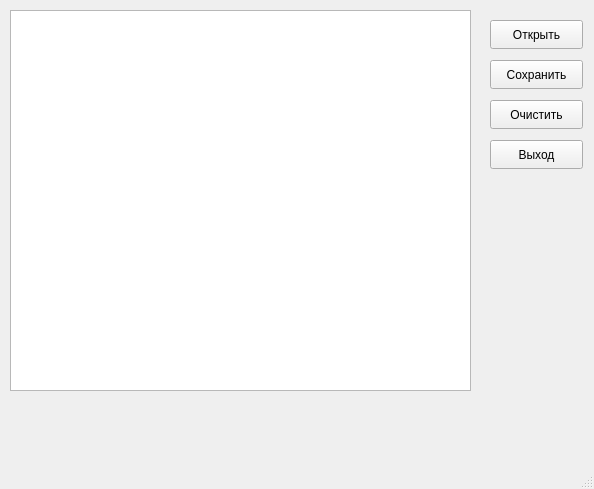
<?xml version="1.0" encoding="UTF-8"?>
<ui version="4.0">
 <class>MainWindow</class>
 <widget class="QMainWindow" name="MainWindow">
  <property name="geometry">
   <rect>
    <x>0</x>
    <y>0</y>
    <width>594</width>
    <height>489</height>
   </rect>
  </property>
  <property name="windowTitle">
   <string>MainWindow</string>
  </property>
  <widget class="QWidget" name="centralwidget">
   <widget class="QPushButton" name="open_text">
    <property name="geometry">
     <rect>
      <x>490</x>
      <y>20</y>
      <width>93</width>
      <height>29</height>
     </rect>
    </property>
    <property name="text">
     <string>Открыть</string>
    </property>
   </widget>
   <widget class="QPushButton" name="save_text">
    <property name="geometry">
     <rect>
      <x>490</x>
      <y>60</y>
      <width>93</width>
      <height>29</height>
     </rect>
    </property>
    <property name="text">
     <string>Сохранить</string>
    </property>
   </widget>
   <widget class="QPushButton" name="clear_text">
    <property name="geometry">
     <rect>
      <x>490</x>
      <y>100</y>
      <width>93</width>
      <height>29</height>
     </rect>
    </property>
    <property name="text">
     <string>Очистить</string>
    </property>
   </widget>
   <widget class="QPushButton" name="exit_text">
    <property name="geometry">
     <rect>
      <x>490</x>
      <y>140</y>
      <width>93</width>
      <height>29</height>
     </rect>
    </property>
    <property name="text">
     <string>Выход</string>
    </property>
   </widget>
   <widget class="QLabel" name="label">
    <property name="geometry">
     <rect>
      <x>10</x>
      <y>410</y>
      <width>571</width>
      <height>20</height>
     </rect>
    </property>
    <property name="text">
     <string/>
    </property>
   </widget>
   <widget class="QTextEdit" name="textEdit">
    <property name="geometry">
     <rect>
      <x>10</x>
      <y>10</y>
      <width>461</width>
      <height>381</height>
     </rect>
    </property>
   </widget>
   <widget class="QLabel" name="label_2">
    <property name="geometry">
     <rect>
      <x>500</x>
      <y>210</y>
      <width>71</width>
      <height>61</height>
     </rect>
    </property>
    <property name="text">
     <string/>
    </property>
   </widget>
  </widget>
  <widget class="QMenuBar" name="menubar">
   <property name="geometry">
    <rect>
     <x>0</x>
     <y>0</y>
     <width>594</width>
     <height>26</height>
    </rect>
   </property>
  </widget>
  <widget class="QStatusBar" name="statusbar"/>
 </widget>
 <resources/>
 <connections/>
</ui>
